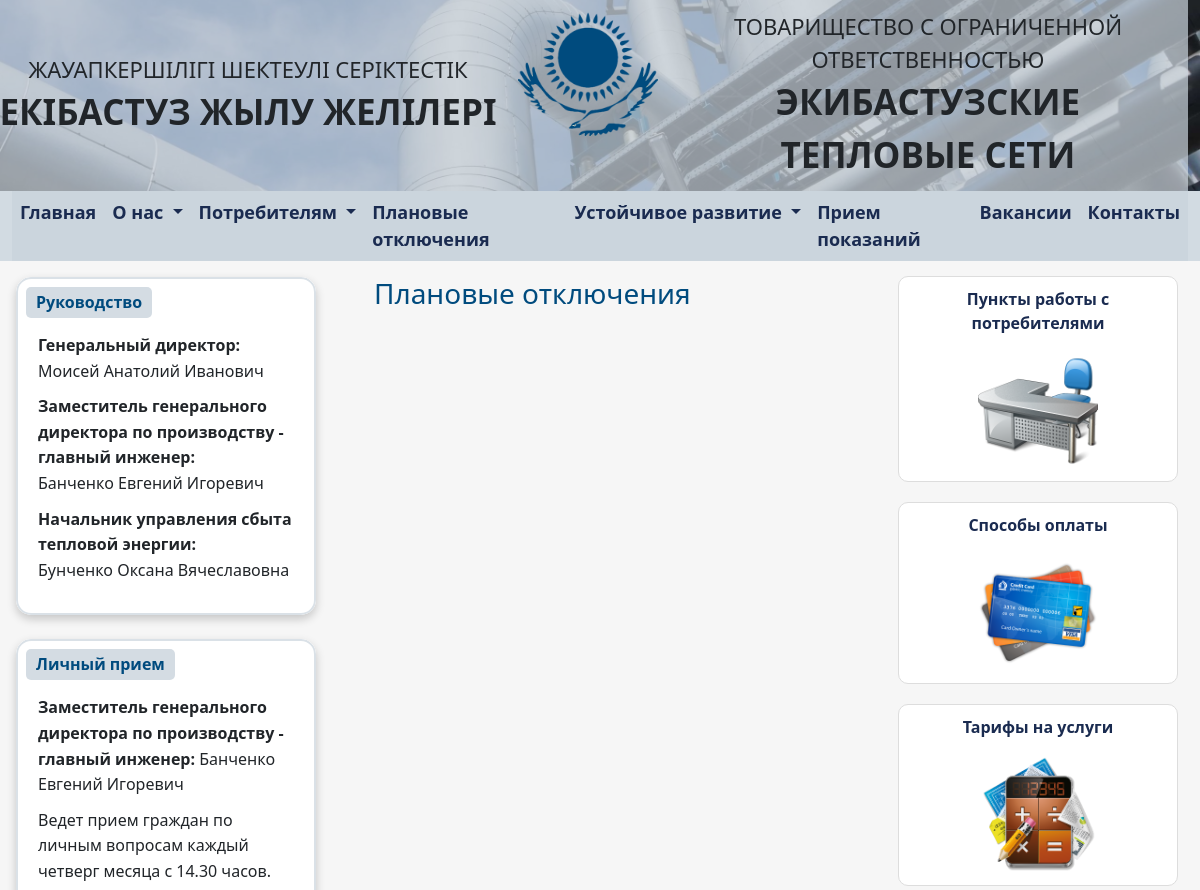
Before: /outages/ (upper part) with the older database file.
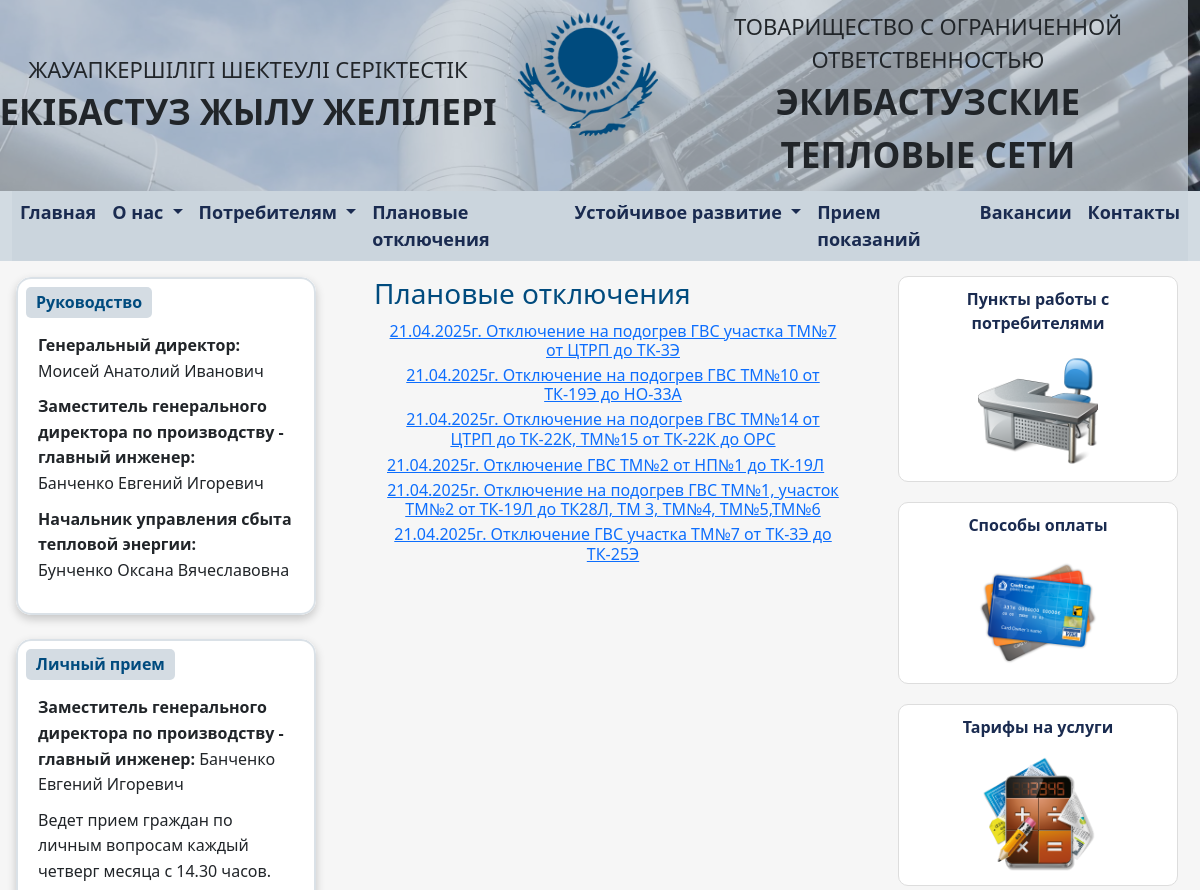
After: the same page with the newer database file.
### main/models.py (models this page shows, shortened)
class Managment(models.Model):
    hierarchy = models.IntegerField(verbose_name="Иерархия", unique=True)
    name = models.CharField(max_length=255, verbose_name="ФИО")
    position = models.CharField(max_length=255, verbose_name="Должность")
    phone = models.CharField(
        max_length=20, verbose_name="Телефон", blank=True, null=True)
    email = models.EmailField(verbose_name="Email", blank=True, null=True)
    organization = models.ForeignKey(
        OrganizationContact, on_delete=models.CASCADE, verbose_name="Организация", related_name="managment"
    )
    photo = models.FileField(upload_to='managment/', verbose_name="Фото", blank=True, null=True,max_length=500)
    biography = models.TextField(verbose_name="Биография", blank=True, null=True)
    education = models.TextField(verbose_name="Образование", blank=True, null=True)
    recommendations = models.TextField(verbose_name="Рекомендация", blank=True, null=True)
    birchday = models.DateField(verbose_name="Дата рождения", blank=True, null=True)
    class Meta:
        verbose_name = "Руководство"
        verbose_name_plural = "Руководство"
        ordering = ["hierarchy"]

class Outages(models.Model):
    name = models.CharField(max_length=100, verbose_name="Название")
    description = models.TextField(verbose_name="Описание", null=True, blank=True)
    created_at = models.DateTimeField(auto_now_add=True, verbose_name="Дата создания")
    file = models.FileField(upload_to='attachments/', verbose_name="Файл", blank=True, null=True, max_length=500)
    class Meta:
        verbose_name = "Плановое отключение"
        verbose_name_plural = "Плановые отключения"

### main/views.py (the view)
# urls.py: path('outages/', outages, name='outages'),
def outages(request):
    context = get_default_context()
    context['info'] = Outages.objects.all()
    return render(request, 'main/outages.html', context)

### main/views.py (called while the page is built)
def get_default_context():
    return {
        'organization': OrganizationContact.objects.first(),
        'management': Managment.objects.all(),
        'personal_reception': PersonalReception.objects.first(),
        'emergency_service': EmergencyService.objects.first(),
    }

### main/templates/main/outages.html (shortened to what this page needs)
{% extends "main/base.html" %}
{% block content %}
<div class="col px-4 py-3" style="background-color: rgba(240, 240, 240, 0.6); overflow-y: auto;">
    <h3>Плановые отключения</h3>
    <div class="col-12" style="height: 70%; overflow-y: auto;">
        {% for item in info %}
            <div class="container">
                <a class="btn btn-link faq-link" data-bs-toggle="collapse"
                href="#faq-hiddenText{{ item.id }}" role="button"
                aria-expanded="false" aria-controls="faq-hiddenText{{ item.id }}">
                    {{ item.name }}
                </a>
            </div>
        {% endfor %}
    </div>
</div>
{% endblock %}

### main/templates/main/base.html (shortened to what the changed rows need)
{% load static %}
<!DOCTYPE html>
<html lang="en">
<head>
  <link href="{% static 'css/bootstrap.min.css' %}" rel="stylesheet" />
  <link rel="stylesheet" href="{% static 'css/style.css' %}">
</head>
<body>
  <div class="row flex-grow-1 m-0 p-0" style="width: 100vw; height: 100vh;">
    <div class="col-auto" style="background-color: rgba(240, 240, 240, 0.6); width: 350px; padding: 0;">
      <div class="p-3">
        <div class="left-cards-wrapper">
          <div class="left-block mb-4">
            <div class="left-content mt-3">
              {% for item in management %}
                <div class="management-item" style="margin-bottom: 10px; line-height: 1.6;">
                  <strong>{{ item.position }}:</strong> <br>{{ item.name }}
                </div>
              {% endfor %}
            </div>
          </div>
        </div>
      </div>
    </div>
    {% block content %}
    {% endblock %}
  </div>
</body>
</html>

Changed rows visible on the page:
added Outages: name "21.04.2025г. Отключение на подогрев ГВС участка ТМ№7 от ЦТРП до ТК-3Э"
added Outages: name "21.04.2025г. Отключение на подогрев ГВС ТМ№10 от ТК-19Э до НО-33А"
added Outages: name "21.04.2025г. Отключение на подогрев ГВС ТМ№14 от ЦТРП до ТК-22К, ТМ№15 от ТК-22К до ОРС"
added Outages: name "21.04.2025г. Отключение ГВС ТМ№2 от НП№1 до ТК-19Л"
added Outages: name "21.04.2025г. Отключение на подогрев ГВС ТМ№1, участок ТМ№2 от ТК-19Л до ТК28Л, ТМ 3, ТМ№4, ТМ№5,ТМ№6"
added Outages: name "21.04.2025г. Отключение ГВС участка ТМ№7 от ТК-3Э до ТК-25Э"
